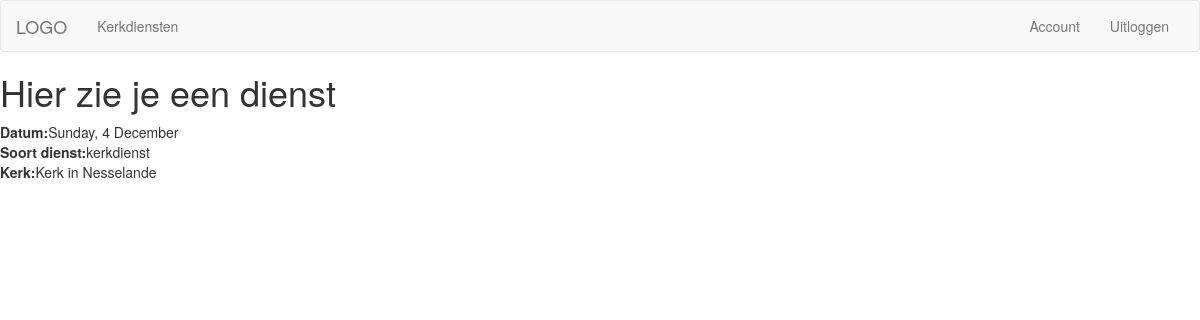
The app's page /kerkdiensten/dienst/1/ (signed in), older data.
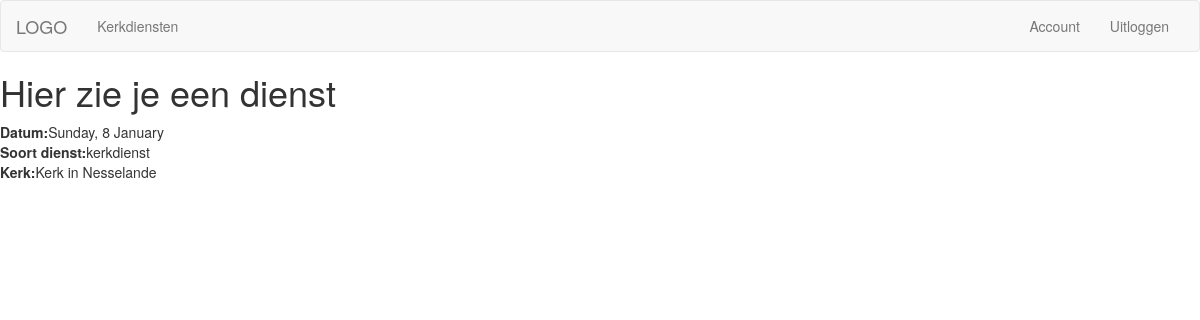
The same page, newer data.
### kerkdiensten/models.py (models this page shows, shortened)
class Kerkdiensten(models.Model):
    kerk = models.ForeignKey('Kerken', default=None)
    start_time = models.DateField()
    soort_dienst = models.ForeignKey('DienstSoorten', default='kerkdienst')
    beschikbaar = models.ManyToManyField('UserRoll', default=None, blank=True, related_name='kerkdienst_beschikbaar')
    ingeroosterd = models.ManyToManyField('UserRoll', default=None, blank=True, related_name='kerkdienst_ingeroosterd')
    class Meta:
        verbose_name_plural = 'kerkdiensten'

class DienstSoorten(models.Model):
    naam = models.CharField(max_length=256)
    def __str__(self):
        return self.naam
    class Meta:
        verbose_name_plural = 'dienstsoorten'

class Kerken(models.Model):
    kerk_naam = models.CharField(max_length=256)
    kerk_soort = models.CharField(max_length=256)
    class Meta:
        verbose_name_plural = 'kerken'

### kerkdiensten/views.py (the view)
# urls.py: url(r'^dienst/(?P<dienst_id>[0-9]+)/$', views.dienst, name='dienst'),
@login_required
def dienst(request, dienst_id):
    dienst = get_object_or_404(Kerkdiensten, pk=dienst_id)
    return render(request, 'kerkdiensten/dienst.html', {'dienst':dienst})

### kerkdiensten/templates/kerkdiensten/dienst.html
{% extends 'kerkdiensten/base_kerkdiensten.html' %}
{% block body %}
<h1>Hier zie je een dienst</h1>
<b>Datum:</b>{{ dienst.start_time|date:"l, j F" }}<br />
<b>Soort dienst:</b>{{ dienst.soort_dienst}}<br />
<b>Kerk:</b>{{ dienst.kerk.kerk_naam }}<br />
{% endblock body %}

Row changes from the older to the newer data that the page shows:
changed Kerkdiensten "kerkdienst": start_time "Sunday, 4 December" → "Sunday, 8 January"
